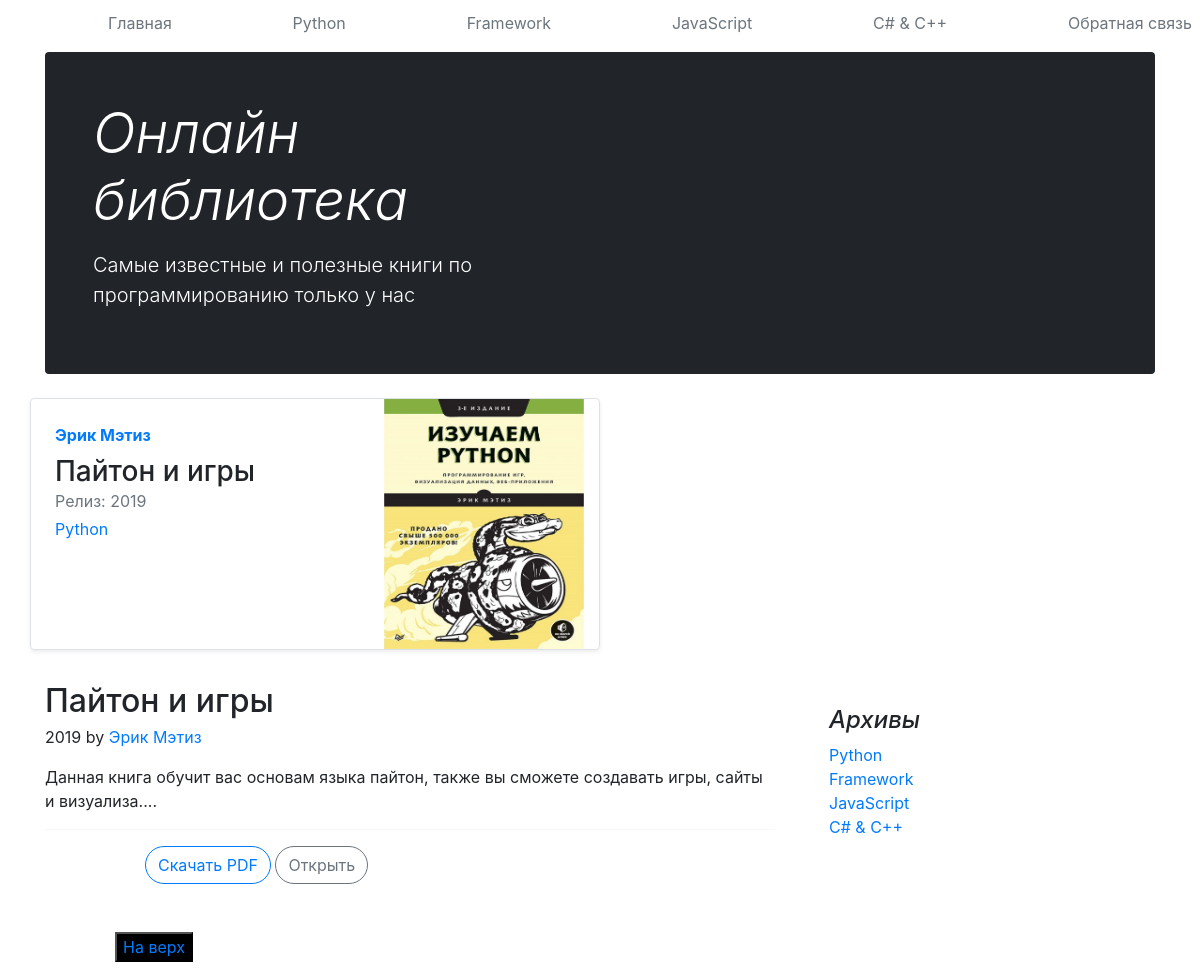
The app's page /book/45452860-b41b-4eed-87c9-86b47e5cafdf/ with its own data.
### library/models.py (models this page shows, shortened)
class Category(models.Model):
    title = models.CharField(max_length=120)
    framework = models.BooleanField(default=True)

class Book(models.Model):
    LANGUAGES = [
        ('en', 'English'),
        ('ru', 'Russian')
    ]
    id = models.UUIDField(primary_key=True, editable=False, unique=True, default=uuid.uuid4)
    title = models.CharField(max_length=120)
    description = models.CharField(max_length=800, null=True)
    image = models.ImageField(upload_to='book_articles/')
    author = models.CharField(max_length=100, null=True)
    category = models.ManyToManyField(Category)
    language = models.CharField(choices=LANGUAGES, default='ru', max_length=22)
    writed = models.CharField(max_length=4, null=True)
    file =  models.FileField(upload_to='pdf_files', default='file.pdf')
    created = models.DateTimeField(auto_now_add=True, null=True)

### library/views.py (the view)
# urls.py: path('book/<str:pk>/', bookDetail, name='book'),
def bookDetail(request, pk):
    book = Book.objects.get(id=pk)
    categories = Category.objects.all()
    context = {
        'book':book,
        'categories':categories
    }
    return render(request, 'library/book_detail.html', context)

### templates/library/book_detail.html (shortened to what this page needs)
{% extends 'base.html' %}
{% block content %}
<main class="container">
  {% include 'library/header.html' %}
  <div class="row mb-2">
    <div class="col-md-6">
      <div class="row g-0 border rounded overflow-hidden flex-md-row mb-4 shadow-sm h-md-250 position-relative">
        <div class="col p-4 d-flex flex-column position-static">
          <strong class="d-inline-block mb-2 text-primary">{{ book.author }}</strong>
          <h3 class="mb-0">{{ book.title }}</h3>
          <div class="mb-1 text-muted">Релиз: {{ book.writed }}</div>
          {% for category in book.category.all  %}
          <a href="{% url 'book-list' %}?q={{ category.title }}" class="">{{ category.title }}</a>
          {% endfor %}
        </div>
        <div class="col-auto d-none d-lg-block">
            <img src="{{ book.image.url }}" alt="" class="bd-placehilder-img" width="200" height="250">
        </div>
      </div>
    </div>
  </div>
  <div class="row g-5">
    <div class="col-md-8">
      <article class="blog-post">
        <h2 class="blog-post-title mb-1">{{ book.title }}</h2>
        <p class="blog-post-meta">{{ book.writed }} by <a href="{% url 'book-list' %}?a={{ book.author }}">{{ book.author }}</a></p>
        <p>{{ book.description }}.</p>
        <hr>
      <nav class="blog-pagination" aria-label="Pagination">
        <a class="btn btn-outline-primary rounded-pill" download="true" href="{{ book.file.url }}">Скачать PDF</a>
        <a class="btn btn-outline-secondary rounded-pill" href="{{ book.file.url }} ">Открыть</a>
      </nav>
    </div>
    <div class="col-md-4">
      <div class="position-sticky" style="top: 2rem;">
        <div class="p-4">
          <h4 class="fst-italic">Архивы</h4>
          <ol class="list-unstyled mb-0">
            {% for category in categories %}
            <li><a href="{% url 'book-list' %}?q={{ category.title }}">{{ category.title }}</a></li>
            {% endfor %}
          </ol>
        </div>
      </div>
    </div>
</main>
{% endblock %}

### templates/library/nav.html (shortened to what this page needs)
  <div class="nav-scroller py-1 mb-2">
    <nav class="nav d-flex justify-content-between">
      <a class="p-2 link-secondary" href="{% url 'book-list' %}">Главная</a>
      {% for category in categories %}
      <a class="p-2 link-secondary" href="{% url 'book-list' %}?q={{ category.title }}">{{ category.title }}</a>
      {% endfor %}
      <a class="p-2 link-secondary" href="{% url 'feedback'%}">Обратная связь</a>
      </div>

### templates/base.html (style rules this page uses)
body { background-image: url(https://www.nic.in/wp-content/uploads/2022/08/nic-services-slider-01-scaled.jpg); }
.nav-scroller { position: relative; z-index: 2; height: 2.75rem; overflow-y: hidden; }
.nav-scroller .nav { display: flex; flex-wrap: nowrap; padding-bottom: 1rem; margin-top: -1px; overflow-x: auto; text-align: center; white-space: nowrap; -webkit-overflow-scrolling: touch; }

### templates/library/nav.html (style rules this page uses)
nav { margin-left: 100px; }

### records on screen
Category: title "Python"
Category: title "Framework"
Category: title "JavaScript"
Category: title "C# & C++"
Book: author "Эрик Мэтиз", title "Пайтон и игры", writed "2019", image (picture), description "Данная книга обучит вас основам языка пайтон, также вы сможете создавать игры, сайты и визуализа..."
